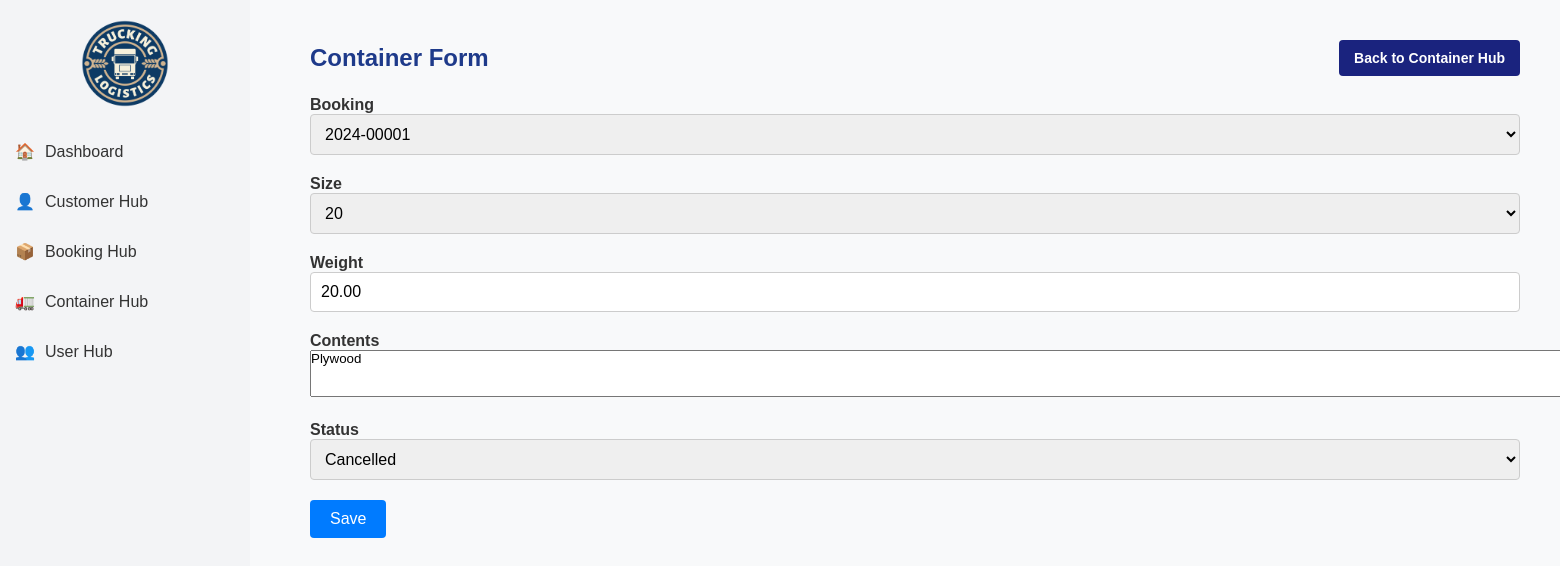
Screenshot of /containers/update/1/ with the database file from the repository.
### myapp/models.py (models this page shows, shortened)
class Container(models.Model):
    SIZE_CHOICES = [
        (10, '10'),
        (20, '20'),
        (40, '40'),
    ]
    container_id = models.AutoField(primary_key=True)
    booking = models.ForeignKey(Booking, on_delete=models.CASCADE)
    size = models.IntegerField(choices=SIZE_CHOICES)
    weight = models.DecimalField(max_digits=10, decimal_places=2, validators=[MinValueValidator(0)])
    contents = models.TextField()
    status = models.CharField(max_length=255, default='Pending')  # Default status set to Pending
    driver = models.ForeignKey(CustomUser, on_delete=models.SET_NULL, null=True, blank=True, related_name='containers')

### myapp/views.py (the view)
# urls.py: path('containers/update/<int:pk>/', views.container_update, name='container_update'),
def container_update(request, pk):
    container = Container.objects.get(container_id=pk)
    if request.method == 'POST':
        form = ContainerForm(request.POST, instance=container)
        if form.is_valid():
            form.save()
            container.update_booking_status()
            return redirect('container_list')
    else:
        form = ContainerForm(instance=container)
    return render(request, 'container/container_form.html', {'form': form})

### myapp/forms.py (shortened to what this page needs)
class ContainerForm(forms.ModelForm):
    STATUS_CHOICES = [
        ('Pending', 'Pending'),
        ('Ongoing', 'Ongoing'),
        ('Completed', 'Completed'),
        ('Cancelled', 'Cancelled'),
    ]
    status = forms.ChoiceField(choices=STATUS_CHOICES, initial='Pending', widget=forms.Select(attrs={'class': 'form-control'}))
    class Meta:
        model = Container
        fields = '__all__'
        widgets = {
            'booking': forms.Select(attrs={'class': 'form-control'}),
            'size': forms.Select(attrs={'class': 'form-control'}),
            'weight': forms.NumberInput(attrs={'class': 'form-control'}),
            'contents': forms.Textarea(attrs={'class': 'form-control', 'rows': 3, 'cols': 252}),
        }
    def __init__(self, *args, **kwargs):
        super().__init__(*args, **kwargs)
        if not self.instance.pk:
            self.fields['status'].initial = 'Pending'

### myapp/models.py (called while the page is built)
    def __str__(self):
        return self.booking_number  # Display the booking_number as a string

### myapp/templates/container/container_form.html (shortened to what this page needs)
{% load static %}
<!DOCTYPE html>
<html lang="en">
<head>
</head>
<body>
{% include 'includes/sidebar.html' %}
  <div class="content">
    <div class="header">
      <h2>Container Form</h2>
      <a href="{% url 'container_list' %}" class="btn btn-success">Back to Container Hub</a>
    </div>
    <div class="card">
      <div class="card-body">
        <form method="POST" class="form-horizontal">
            <div class="form-group">
              <label for="id_booking">Booking</label>
              {{ form.booking }}
            </div>
            <div class="form-group">
              <label for="id_size">Size</label>
              {{ form.size }}
            </div>
            <div class="form-group">
              <label for="id_weight">Weight</label>
              {{ form.weight }}
            </div>
            <div class="form-group">
              <label for="id_contents">Contents</label>
              {{ form.contents }}
            </div>
            <div class="form-group">
              <label for="id_status">Status</label>
              {{ form.status }}
            </div>
            <div class="form-group">
              <button type="submit">Save</button>
            </div>
        </form>
      </div>
    </div>
  </div>
</body>
</html>

### myapp/templates/container/container_form.html (style rules this page uses)
* { margin: 0; padding: 0; box-sizing: border-box; font-family: Arial, sans-serif; }
body { display: flex; min-height: 100vh; background-color: #f8f9fa; color: #333; }
.content { margin-left: 270px; width: calc(100% - 270px); padding: 40px; }
.header { display: flex; justify-content: space-between; align-items: center; margin-bottom: 20px; }
.header h2 { font-size: 24px; color: #1e3a8a; }
.btn { text-decoration: none; padding: 10px 15px; border-radius: 4px; color: #ffffff; font-size: 14px; font-weight: bold; transition: background-color 0.3s; }
.btn-success { background-color: #1a237e; }
.form-group { margin-bottom: 20px; }
.form-group label { font-weight: 600; }
.form-group input, .form-group select { width: 100%; padding: 10px; font-size: 16px; border: 1px solid #ccc; border-radius: 4px; }
.form-group button { background-color: #007bff; border: none; padding: 10px 20px; color: white; font-size: 16px; border-radius: 4px; cursor: pointer; }
.form-group select { width: 100%; padding: 10px; font-size: 16px; border: 1px solid #ccc; border-radius: 4px; }

### rows the page displays
Container: booking "2024-00001", size "20", weight "20.00", contents "Plywood", status "Cancelled"
